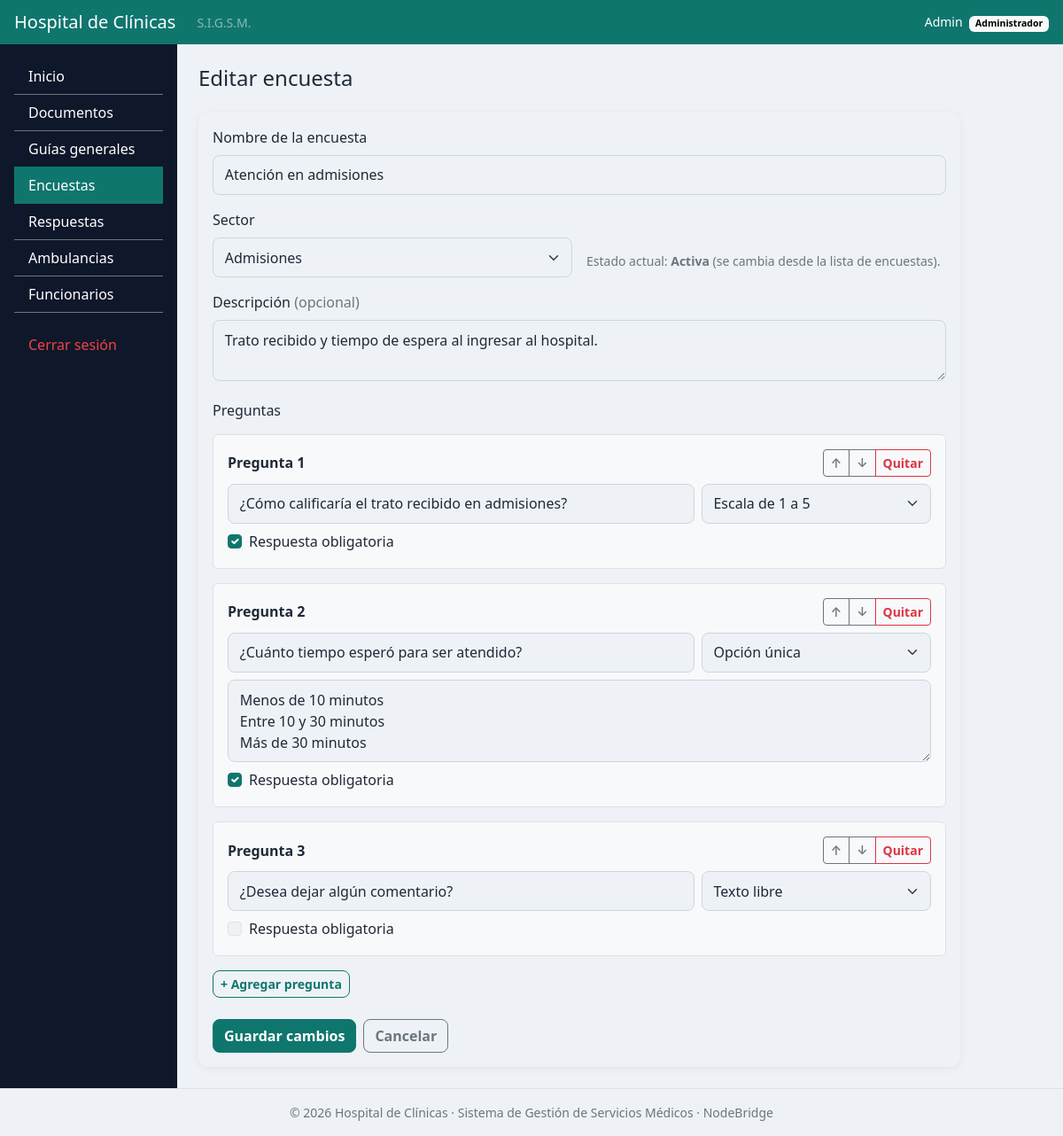
/encuestas/formulario.php?id=3 (signed in), run on the app's committed database.
### tables this page shows
CREATE TABLE `funcionario` (
  `id_funcionario` INT AUTO_INCREMENT PRIMARY KEY,
  `nombre` VARCHAR(50) NOT NULL UNIQUE,           
  `contrasena` VARCHAR(255) NOT NULL,             
  `id_rol` INT NOT NULL,
  `activo` TINYINT(1) NOT NULL DEFAULT 1,         
  `email` VARCHAR(70) NULL UNIQUE,
  CONSTRAINT `fk_funcionario_rol` FOREIGN KEY (`id_rol`) REFERENCES `rol` (`id_rol`)
);

CREATE TABLE `rol` (
  `id_rol` INT NOT NULL PRIMARY KEY,
  `nombre_rol` VARCHAR(40) NOT NULL
);

CREATE TABLE `encuesta` (
  `id_encuesta` INT AUTO_INCREMENT PRIMARY KEY,
  `titulo_encuesta` VARCHAR(150) NOT NULL,
  `descripcion` VARCHAR(500) NULL,
  `id_sector` INT NOT NULL,
  `id_funcionario` INT NOT NULL,                  
  `activa` TINYINT(1) NOT NULL DEFAULT 0,         
  `estado_portal` TINYINT(1) NOT NULL DEFAULT 0,  
  `fecha_creacion` DATETIME NOT NULL DEFAULT CURRENT_TIMESTAMP,
  `fecha_modificacion` DATETIME NOT NULL DEFAULT CURRENT_TIMESTAMP ON UPDATE CURRENT_TIMESTAMP,
  UNIQUE KEY `uq_encuesta_sector_titulo` (`id_sector`, `titulo_encuesta`),
  INDEX `idx_encuesta_titulo` (`titulo_encuesta`),
  CONSTRAINT `fk_encuesta_id_sector` FOREIGN KEY (`id_sector`) REFERENCES `sector` (`id_sector`),
  CONSTRAINT `fk_encuesta_id_funcionario` FOREIGN KEY (`id_funcionario`) REFERENCES `funcionario` (`id_funcionario`)
);

CREATE TABLE `sector` (
  `id_sector` INT AUTO_INCREMENT PRIMARY KEY,
  `nombre_sector` VARCHAR(60) NOT NULL UNIQUE
);

CREATE TABLE `pregunta` (
  `id_pregunta` INT AUTO_INCREMENT PRIMARY KEY,
  `id_encuesta` INT NOT NULL,
  `texto_pregunta` VARCHAR(255) NOT NULL,
  `tipo` ENUM('escala', 'opcion', 'texto') NOT NULL DEFAULT 'escala',   
  `opciones` TEXT NULL,                           
  `obligatoria` TINYINT(1) NOT NULL DEFAULT 1,
  `orden` SMALLINT NOT NULL DEFAULT 1,
  INDEX `idx_pregunta_encuesta` (`id_encuesta`, `orden`),
  CONSTRAINT `fk_pregunta_id_encuesta` FOREIGN KEY (`id_encuesta`) REFERENCES `encuesta` (`id_encuesta`) ON DELETE CASCADE
);

### includes/helpers.php (called while the page is built, shortened)
<?php
function base_url(): string
{
    $manual = getenv('BASE_URL');
    $raiz = str_replace('\\', '/', (string) realpath(__DIR__ . '/..')) . '/';
    $script = str_replace('\\', '/', (string) realpath((string) ($_SERVER['SCRIPT_FILENAME'] ?? '')));
    $urlScript = (string) parse_url((string) ($_SERVER['SCRIPT_NAME'] ?? ''), PHP_URL_PATH);
    if ($script !== '' && strpos($script, $raiz) === 0) {
        $relativa = '/' . substr($script, strlen($raiz));
        if (substr($urlScript, -strlen($relativa)) === $relativa) {
            return rtrim(substr($urlScript, 0, -strlen($relativa)), '/');
        }
    }
    return '';
}
function url(string $ruta = ''): string
{
    return base_url() . '/' . ltrim($ruta, '/');
}
function h(?string $texto): string
{
    return htmlspecialchars((string) $texto, ENT_QUOTES, 'UTF-8');
}
function nombre_visible(?string $nombre): string
{
    $n = trim((string) $nombre);
    if (function_exists('mb_substr')) {
        return mb_strtoupper(mb_substr($n, 0, 1, 'UTF-8'), 'UTF-8') . mb_substr($n, 1, null, 'UTF-8');
    }
    return ucfirst($n);
}

### includes/auth.php (called while the page is built, shortened)
<?php
require_once __DIR__ . '/conexion.php';
require_once __DIR__ . '/helpers.php';
function usuario_actual(): ?array
{
    static $usuario = false;
    if ($usuario !== false) {
        return $usuario;
    }
    $usuario = null;
    $id = (int) ($_SESSION['id_funcionario'] ?? 0);
    if ($id > 0) {
        $st = db()->prepare(
            'SELECT f.id_funcionario, f.nombre, f.email, f.id_rol, r.nombre_rol
               FROM funcionario f
               JOIN rol r ON r.id_rol = f.id_rol
              WHERE f.id_funcionario = ? AND f.activo = 1'
        );
        $st->execute([$id]);
        $usuario = $st->fetch() ?: null;
    }
    return $usuario;
}
function es_admin(): bool
{
    $u = usuario_actual();
    return $u !== null && (int) $u['id_rol'] === ROL_ADMIN;
}
function requerir_login(): array
{
    $u = usuario_actual();
    return $u;
}
function requerir_admin(): array
{
    $u = requerir_login();
    return $u;
}

### includes/conexion.php (called while the page is built, shortened)
<?php
function env_o(string $clave, string $porDefecto): string
{
    $valor = getenv($clave);
    return ($valor === false || $valor === '') ? $porDefecto : $valor;
}
function db(): PDO
{
    static $pdo = null;
    if ($pdo !== null) {
        return $pdo;
    }
    $dsn = env_o('DB_DSN', sprintf(
        'mysql:host=%s;port=%s;dbname=%s;charset=utf8mb4',
        env_o('DB_HOST', '127.0.0.1'),
        env_o('DB_PORT', '3306'),
        env_o('DB_NAME', 'sigsm')
    ));
    try {
        $pdo = new PDO($dsn, env_o('DB_USER', 'root'), env_o('DB_PASS', ''), [
            PDO::ATTR_ERRMODE => PDO::ERRMODE_EXCEPTION,
            PDO::ATTR_DEFAULT_FETCH_MODE => PDO::FETCH_ASSOC,
            PDO::ATTR_EMULATE_PREPARES => false,
        ]);
    } catch (PDOException $e) {
        error_log('[sigsm] No se pudo conectar a la base: ' . $e->getMessage());
        http_response_code(500);
        exit('No se pudo conectar a la base de datos. Verifique que MySQL esté iniciado y que la base "sigsm" esté importada.');
    }
    return $pdo;
}

### includes/encuestas.php (called while the page is built, shortened)
<?php
require_once __DIR__ . '/conexion.php';
function listar_sectores(): array
{
    return db()->query('SELECT id_sector, nombre_sector FROM sector ORDER BY nombre_sector')->fetchAll();
}
function preguntas_de_encuesta(int $idEncuesta): array
{
    $st = db()->prepare(
        'SELECT id_pregunta, texto_pregunta, tipo, opciones, obligatoria
           FROM pregunta WHERE id_encuesta = ? ORDER BY orden, id_pregunta'
    );
    $st->execute([$idEncuesta]);
    $preguntas = [];
    foreach ($st->fetchAll() as $f) {
        $preguntas[] = [
            'id' => (int) $f['id_pregunta'],
            'texto' => (string) $f['texto_pregunta'],
            'tipo' => (string) $f['tipo'],
            'opciones' => (string) ($f['opciones'] ?? ''),
            'obligatoria' => (int) $f['obligatoria'],
        ];
    }
    return $preguntas;
}

### encuestas/formulario.php (the view, shortened to what this page needs)
<?php
require_once __DIR__ . '/../includes/auth.php';
require_once __DIR__ . '/../includes/layout.php';
require_once __DIR__ . '/../includes/encuestas.php';
$usuario = requerir_admin();
$pdo = db();
$id = (int) ($_GET['id'] ?? $_POST['id'] ?? 0);
$encuesta = null;
if ($id > 0) {
    $st = $pdo->prepare('SELECT * FROM encuesta WHERE id_encuesta = ?');
    $st->execute([$id]);
    $encuesta = $st->fetch() ?: null;
}
$sectores = listar_sectores();
$titulo = (string) ($encuesta['titulo_encuesta'] ?? '');
$descripcion = (string) ($encuesta['descripcion'] ?? '');
$sectorSel = (int) ($encuesta['id_sector'] ?? 0);
$preguntas = $encuesta ? preguntas_de_encuesta($id) : [pregunta_vacia()];
function fila_pregunta(int $i, array $p): string
{
    ?>
    <div class="pregunta border rounded p-3 mb-3 bg-light">
        <div class="d-flex justify-content-between align-items-center mb-2">
            <strong class="numero-pregunta">Pregunta <?= $i + 1 ?></strong>
            <div class="btn-group btn-group-sm" role="group" aria-label="Acciones de la pregunta">
                <button type="button" class="btn btn-outline-secondary" data-accion="subir" title="Subir" aria-label="Subir pregunta">&uarr;</button>
                <button type="button" class="btn btn-outline-secondary" data-accion="bajar" title="Bajar" aria-label="Bajar pregunta">&darr;</button>
                <button type="button" class="btn btn-outline-danger" data-accion="quitar">Quitar</button>
            </div>
        </div>
        <div class="row g-2">
            <div class="col-12 col-md-8">
                <input type="text" class="form-control" name="preguntas[<?= $i ?>][texto]" maxlength="255" required
                       placeholder="Texto de la pregunta" aria-label="Texto de la pregunta" value="<?= h($p['texto']) ?>">
            </div>
            <div class="col-12 col-md-4">
                <select class="form-select tipo-pregunta" name="preguntas[<?= $i ?>][tipo]" aria-label="Tipo de respuesta">
                    <?php foreach (TIPOS_PREGUNTA as $valor => $texto): ?>
                        <option value="<?= h($valor) ?>"<?= $p['tipo'] === $valor ? ' selected' : '' ?>><?= h($texto) ?></option>
                    <?php endforeach; ?>
                </select>
            </div>
            <div class="col-12 bloque-opciones"<?= $p['tipo'] === 'opcion' ? '' : ' hidden' ?>>
                <textarea class="form-control" rows="3" name="preguntas[<?= $i ?>][opciones]"
                          placeholder="Una opción por línea (mínimo 2)" aria-label="Opciones de respuesta"><?= h($p['opciones']) ?></textarea>
            </div>
            <div class="col-12">
                <label class="form-check-label d-inline-flex align-items-center gap-2">
                    <input class="form-check-input mt-0" type="checkbox" name="preguntas[<?= $i ?>][obligatoria]" value="1"<?= $p['obligatoria'] ? ' checked' : '' ?>>
                    Respuesta obligatoria
                </label>
            </div>
        </div>
    </div>
    <?php
    return (string) ob_get_clean();
}
encabezado($encuesta ? 'Editar encuesta' : 'Nueva encuesta', 'encuestas');
?>
<div class="card" style="max-width: 860px;">
    <div class="card-body">
        <form method="POST" id="form-encuesta">
            <div class="mb-3">
                <label class="form-label" for="titulo">Nombre de la encuesta</label>
                <input class="form-control" id="titulo" name="titulo" maxlength="150" required value="<?= h($titulo) ?>">
            </div>
            <div class="row g-3 mb-3">
                <div class="col-12 col-md-6">
                    <label class="form-label" for="sector">Sector</label>
                    <select class="form-select" id="sector" name="sector" required>
                        <?php foreach ($sectores as $s): ?>
                            <option value="<?= (int) $s['id_sector'] ?>"<?= $sectorSel === (int) $s['id_sector'] ? ' selected' : '' ?>>
                                <?= h($s['nombre_sector']) ?>
                            </option>
                        <?php endforeach; ?>
                    </select>
                </div>
                <div class="col-12 col-md-6 d-flex align-items-end">
                    <p class="text-secondary small mb-2">
                        <?php if ($encuesta === null): ?>
                            La encuesta se crea <strong>inactiva</strong>; se activa desde la lista de encuestas.
                        <?php else: ?>
                            Estado actual: <strong><?= $encuesta['activa'] ? 'Activa' : 'Inactiva' ?></strong>
                            (se cambia desde la lista de encuestas).
                        <?php endif; ?>
                    </p>
                </div>
            </div>
            <div class="mb-4">
                <label class="form-label" for="descripcion">Descripción <span class="text-secondary">(opcional)</span></label>
                <textarea class="form-control" id="descripcion" name="descripcion" rows="2" maxlength="500"><?= h($descripcion) ?></textarea>
            </div>
            <h2 class="h6 mb-3">Preguntas</h2>
            <div id="preguntas">
                <?php foreach (array_values($preguntas) as $i => $p): ?>
                    <?= fila_pregunta($i, $p) ?>
                <?php endforeach; ?>
            </div>
            <button type="button" class="btn btn-outline-primary btn-sm mb-4" id="agregar-pregunta">+ Agregar pregunta</button>
            <div class="d-flex gap-2">
                <button type="submit" class="btn btn-primary"><?= $encuesta ? 'Guardar cambios' : 'Crear encuesta' ?></button>
                <a class="btn btn-outline-secondary" href="<?= h(url('encuestas/index.php')) ?>">Cancelar</a>
            </div>
        </form>
    </div>
</div>
<?php pie(); ?>

### includes/layout.php (shortened to what this page needs)
<?php
function bootstrap_css(): string
{
    return 'https://cdn.jsdelivr.net/npm/bootstrap@5.3.3/dist/css/bootstrap.min.css';
}
function opciones_menu(): array
{
    return [
        'panel'        => ['Inicio',        'panel.php',                false],
        'documentos'   => ['Documentos',    'documentos/index.php',     false],
        'guias'        => ['Guías generales', 'documentos/index.php?tipo=guias', false],
        'encuestas'    => ['Encuestas',     'encuestas/index.php',      true],
        'respuestas'   => ['Respuestas',    'encuestas/respuestas.php', true],
        'ambulancias'  => ['Ambulancias',   'ambulancias/index.php',    false],
        'funcionarios' => ['Funcionarios',  'funcionarios/index.php',   true],
    ];
}
function encabezado(string $titulo, string $activo): void
{
    $u = usuario_actual();
    ?>
<!DOCTYPE html>
<html lang="es">
<head>
    <link href="<?= h(bootstrap_css()) ?>" rel="stylesheet">
    <link href="<?= h(url('assets/css/estilos.css')) ?>" rel="stylesheet">
</head>
<body>
<header class="navbar navbar-dark bg-primary px-3 py-2">
    <div class="d-flex align-items-center gap-2">
        <a class="navbar-brand mb-0 h1 fs-5" href="<?= h(url('panel.php')) ?>">Hospital de Clínicas</a>
        <span class="text-white-50 small d-none d-sm-inline">S.I.G.S.M.</span>
    </div>
    <?php if ($u): ?>
        <div class="text-white small text-end">
            <?= h(nombre_visible($u['nombre'])) ?>
            <span class="badge text-bg-light ms-1"><?= h($u['nombre_rol']) ?></span>
        </div>
    <?php endif; ?>
</header>
<div class="container-fluid">
    <div class="row">
        <?php if ($u): ?>
        <nav id="menu-lateral" class="col-md-3 col-lg-2 bg-dark collapse d-md-block p-3 menu-lateral">
            <div class="list-group list-group-flush">
                <?php foreach (opciones_menu() as $clave => [$texto, $ruta, $soloAdmin]): ?>
                    <a href="<?= h(url($ruta)) ?>"
                       class="list-group-item list-group-item-action bg-dark text-white border-secondary<?= $clave === $activo ? ' active' : '' ?>">
                        <?= h($texto) ?>
                    </a>
                <?php endforeach; ?>
                <a href="<?= h(url('logout.php')) ?>"
                   class="list-group-item list-group-item-action bg-dark text-danger border-secondary mt-3">Cerrar sesión</a>
            </div>
        </nav>
        <?php endif; ?>
        <main class="<?= $u ? 'col-md-9 col-lg-10' : 'col-12' ?> p-4">
            <h1 class="h4 mb-4"><?= h($titulo) ?></h1>
<?php
}
function pie(): void
{
    ?>
        </main>
    </div>
</div>
<footer class="text-center text-secondary small py-3 border-top">
    © 2026 Hospital de Clínicas · Sistema de Gestión de Servicios Médicos · NodeBridge
</footer>
</body>
</html>
<?php
}

### assets/css/estilos.css (style rules this page uses)
:root { --color-primario: #0f766e; --color-primario-hover: #115e59; --color-fondo: #eef2f6; --color-texto: #1f2937; --color-borde: #cbd5e1; --color-error: #ef4444; --bs-primary: #0f766e; --bs-primary-rgb: 15, 118, 110; --bs-link-color: #0f766e; --bs-link-color-rgb: 15, 118, 110; --bs-link-hover-color: #115e59; --bs-link-hover-color-rgb: 17, 94, 89; --bs-body-color: #1f2937; --bs-body-color-rgb: 31, 41, 55; --bs-body-bg: #eef2f6; --bs-body-bg-rgb: 238, 242, 246; --bs-danger: #ef4444; --bs-danger-rgb: 239, 68, 68; }
body { background-color: var(--color-fondo); color: var(--color-texto); }
.btn { --bs-btn-border-radius: 8px; font-weight: 600; }
.btn-primary { --bs-btn-bg: #0f766e; --bs-btn-border-color: #0f766e; --bs-btn-hover-bg: #115e59; --bs-btn-hover-border-color: #115e59; --bs-btn-active-bg: #115e59; --bs-btn-active-border-color: #115e59; --bs-btn-disabled-bg: #0f766e; --bs-btn-disabled-border-color: #0f766e; --bs-btn-focus-shadow-rgb: 15, 118, 110; }
.btn-outline-primary { --bs-btn-color: #0f766e; --bs-btn-border-color: #0f766e; --bs-btn-hover-bg: #0f766e; --bs-btn-hover-border-color: #0f766e; --bs-btn-active-bg: #0f766e; --bs-btn-active-border-color: #0f766e; --bs-btn-disabled-color: #0f766e; --bs-btn-disabled-border-color: #0f766e; --bs-btn-focus-shadow-rgb: 15, 118, 110; }
.form-control, .form-select { border-color: var(--color-borde); border-radius: 8px; padding: 0.6rem 0.8rem; }
.form-check-input:checked { background-color: var(--color-primario); border-color: var(--color-primario); }
.card { border: none; border-radius: 12px; box-shadow: 0 2px 10px rgba(15, 23, 42, 0.06); }
.menu-lateral { --bs-dark-rgb: 15, 23, 42; }
@media (min-width: 768px) { .menu-lateral { min-height: calc(100vh - 56px); } }
.menu-lateral .list-group-item.active { background-color: var(--color-primario) !important; border-color: var(--color-primario) !important; }

### data on the page
funcionario: nombre "Admin", id_rol.nombre_rol "Administrador"
encuesta: sector "Admisiones", descripcion "Trato recibido y tiempo de espera al ingresar al hospital."
pregunta: texto_pregunta "¿Cómo calificaría el trato recibido en admisiones?", tipo "Escala de 1 a 5", obligatoria "☑"
pregunta: texto_pregunta "¿Cuánto tiempo esperó para ser atendido?", tipo "Opción única", opciones "Menos de 10 minutos Entre 10 y 30 minutos Más de 30 minutos", obligatoria "☑"
pregunta: texto_pregunta "¿Desea dejar algún comentario?", tipo "Texto libre"

### other printed values
$texto "Inicio"
$texto "Documentos"
$texto "Guías generales"
$texto "Encuestas"
$texto "Respuestas"
$texto "Ambulancias"
$texto "Funcionarios"
$titulo "Editar encuesta"
